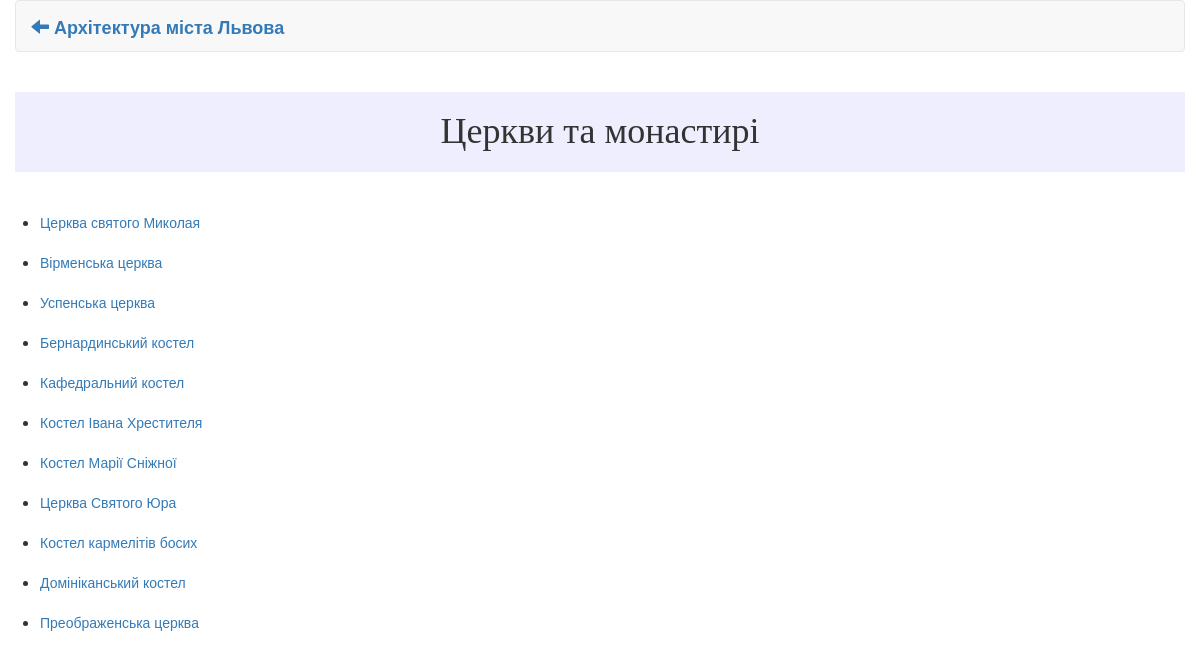
/list/1/, run on the app's committed database.
### lvivarc/models.py (models this page shows, shortened)
class ArcType(models.Model):
    typeName = models.CharField(max_length=60)

class ArcObj(models.Model):
    objName = models.CharField(max_length=100)
    objType = models.ForeignKey(ArcType, on_delete=models.CASCADE)
    descr = models.TextField()
    curAddress = models.CharField(max_length=100, blank=True)
    image = models.ImageField(upload_to="", blank = True)

### lvivarc/views.py (the view)
# urls.py: re_path(r'^list/(?P<type_id>\d+)/', views.listobj, name = 'listobj'),
def listobj(request, type_id):
    type = get_object_or_404(ArcType, id=type_id)
    list = type.arcobj_set.all()
    context = {
        'type': type,
        'list': list,
    }
    template = 'listobj.html'
    return render(request, template, context)

### lvivarc/templates/listobj.html (shortened to what this page needs)
<!DOCTYPE html>
<html lang=uk>
<head>
    <link rel="stylesheet" href="https://maxcdn.bootstrapcdn.com/bootstrap/3.3.7/css/bootstrap.min.css">
</head>
<body>
  <div class="container-fluid">
    <nav class="navbar navbar-default">
      <div class="navbar-header">
         <a class="navbar-brand" href="/">
            <p class="text-primary">
              <span class="glyphicon glyphicon-arrow-left"></span>
              <strong>Архітектура міста Львова</strong>
            </p>
         </a>
      </div>
    </nav>
    <div class="text-center page-header container-fluid"
      style="font-family:Times; background-color: #eeeeff">
      <h1>{{ type.typeName }}</h1>
    </div>
  </div>
  <ul>
      {% for obj in list %}
        <li><a href="{% url 'arcobj' obj.id %}">{{ obj.objName }}</a></li>
      {% endfor %}
  </ul>
</body>
</html>

### data on the page
ArcType: typeName "Церкви та монастирі"
ArcObj: objName "Церква святого Миколая"
ArcObj: objName "Вірменська церква"
ArcObj: objName "Успенська церква"
ArcObj: objName "Бернардинський костел"
ArcObj: objName "Кафедральний костел"
ArcObj: objName "Костел Івана Хрестителя"
ArcObj: objName "Костел Марії Сніжної"
ArcObj: objName "Церква Святого Юра"
ArcObj: objName "Костел кармелітів босих"
ArcObj: objName "Домініканський костел"
ArcObj: objName "Преображенська церква"
